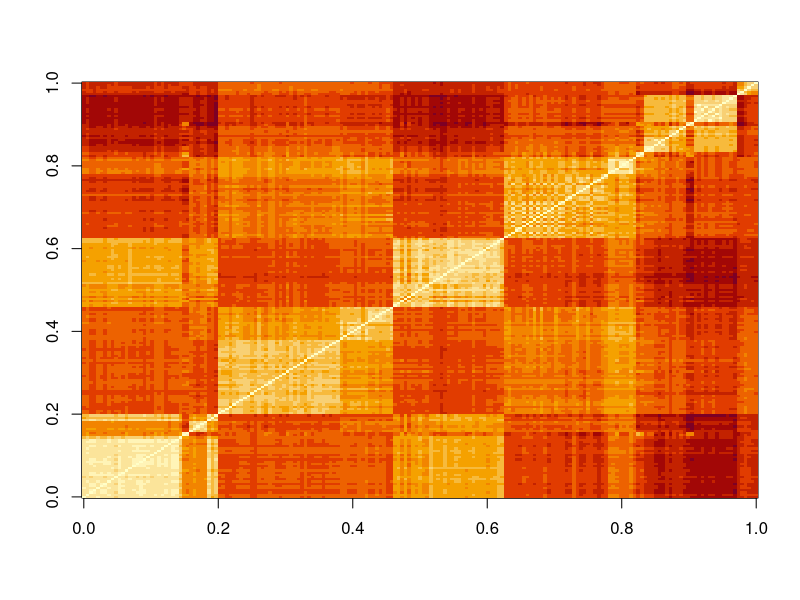
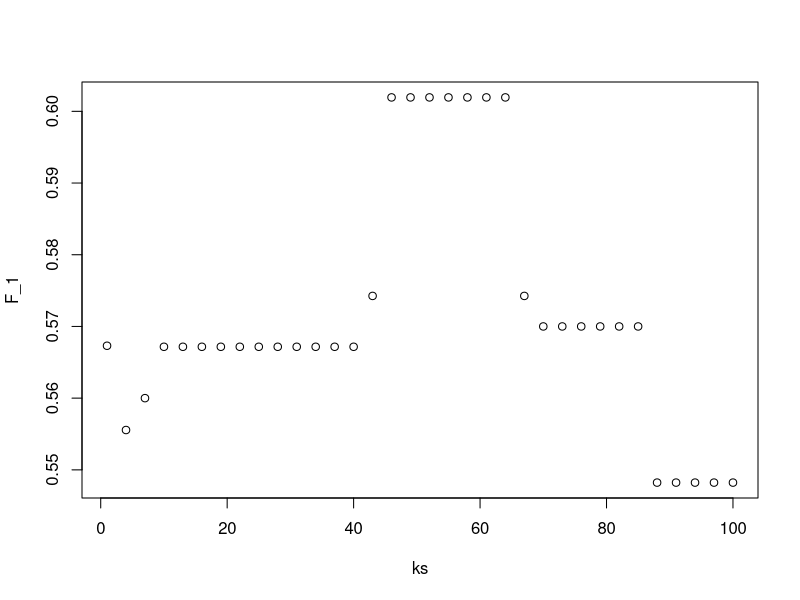

Generate these figures, in order, with R:
library(dslabs)
data("tissue_gene_expression")
dim(tissue_gene_expression$x)
summary(tissue_gene_expression)
table(tissue_gene_expression$y)
d <- dist(tissue_gene_expression$x)
image(as.matrix(d))

# KNN - Q1
library(tidyverse)
library(caret)
library(dslabs)
summary(heights)

y <- heights$sex
set.seed(1, sample.kind="Rounding")
test_index <- createDataPartition(y, times = 1, p = 0.5, list = FALSE)
train_set <- heights %>% slice(-test_index)
test_set <- heights %>% slice(test_index)

dim(train_set)
dim(test_set)

train_set[1:3, ]
test_set[1:3, ]

summary(train_set)

ks <- seq(1, 101, 3)
F_1 <- sapply(ks, function(k){
  fit <- knn3(sex ~ height, data = train_set, k = k) 
  y_hat <- predict(fit, test_set, type = "class")
  F_meas(data = y_hat, reference = factor(test_set$sex))
})
range(F_1)
plot(ks, F_1)

summary(F_1)
F_1[1:3]
max(F_1)
best_k <- ks[which.max(F_1)]
best_k
F_1

# Q2
library(tidyverse)
library(caret)
library(dslabs)
library(dplyr)
data("tissue_gene_expression")
summary(tissue_gene_expression)
summary(tissue_gene_expression$y)
summary(tissue_gene_expression$x)
tissue_gene_expression$y[1:3]
tissue_gene_expression$x[1:3]

dim(as.data.frame(tissue_gene_expression))

y <- tissue_gene_expression$y
dim(y)
set.seed(1, sample.kind="Rounding")
test_index <- createDataPartition(y, times = 1, p = 0.5, list = FALSE)
train_set <- as.data.frame(tissue_gene_expression) %>% slice(-test_index)
test_set <- as.data.frame(tissue_gene_expression) %>% slice(test_index)

dim(train_set)
dim(test_set)

train_set[1:3,1:3]
test_set[1:3,1:3]

ks <- c(1, 3, 5, 7, 9, 11)
accuracy <- sapply(ks, function(k){
  fit <- knn3(y ~ ., data = train_set, k = k) 
  y_hat <- predict(fit, test_set, type = "class")
  confusionMatrix(y_hat, factor(test_set$y))$overall[["Accuracy"]] 
})
summary(accuracy)
accuracy
print(accuracy)

fit <- knn3(y ~ ., data = train_set, k = 3) 
y_hat <- predict(fit, test_set, type = "class")
confusionMatrix(y_hat, factor(test_set$y))$overall[["Accuracy"]]
